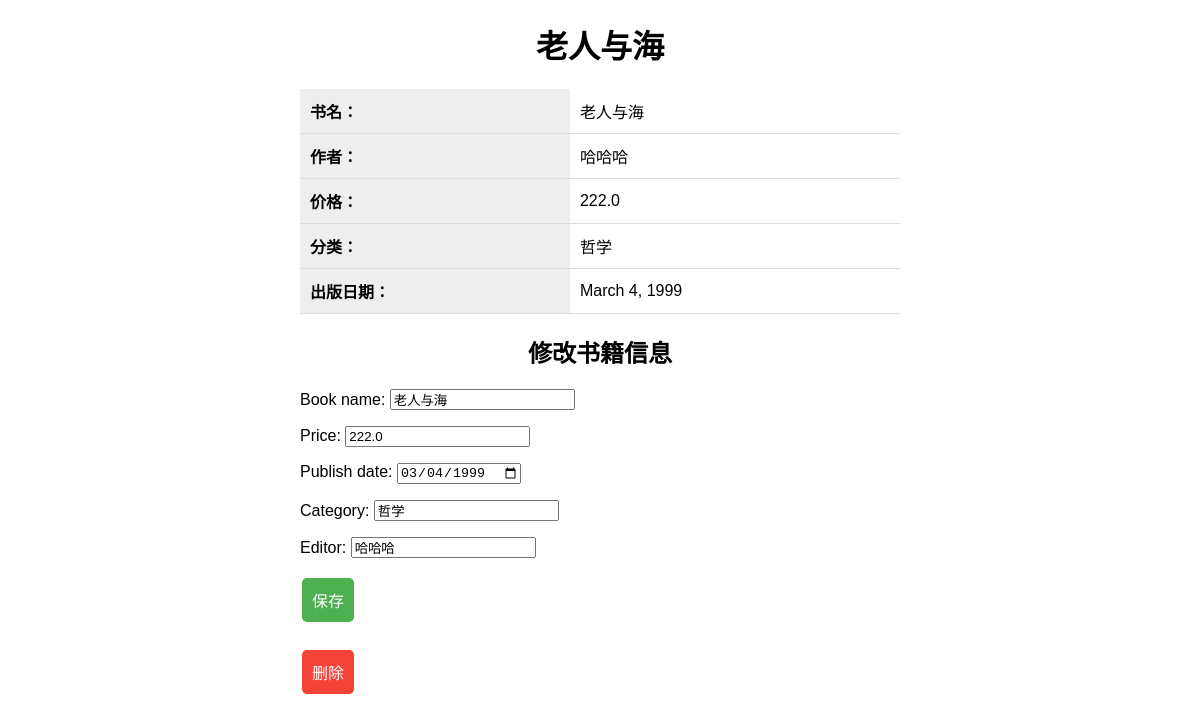
Screenshot of /book_detail/20/ with the database file from the repository.
### App/models.py (models this page shows, shortened)
class Book(models.Model):
    book_id = models.AutoField(primary_key=True)
    book_name = models.CharField(max_length=100)
    price = models.FloatField()
    publish_date = models.DateField()
    category = models.CharField(max_length=50)
    editor = models.CharField(max_length=50)

### App/views.py (the view)
# urls.py: path('book_detail/<int:pk>/', views.book_detail, name='book_detail'),
def book_detail(request, pk):
    book = get_object_or_404(Book, pk=pk)
    if request.method == 'POST':
        form = BookForm(request.POST, instance=book)
        if form.is_valid():
            form.save()
            messages.success(request, '图书修改成功！')
            return redirect('main')
    else:
        form = BookForm(instance=book)
    return render(request, 'book_detail.html', {'form': form, 'book': book})

### App/forms.py
class BookForm(forms.ModelForm):
    class Meta:
        model = Book
        fields = ['book_name', 'price', 'publish_date', 'category', 'editor']
        widgets = {
            'publish_date': forms.DateInput(attrs={'type': 'date'}),
        }

### App/templates/book_detail.html (shortened to what this page needs)
<!DOCTYPE html>
<html>
<head>
</head>
<body>
<h1>{{ book.book_name }}</h1>
<table>
    <tr>
        <th>书名：</th>
        <td>{{ book.book_name }}</td>
    </tr>
    <tr>
        <th>作者：</th>
        <td>{{ book.editor }}</td>
    </tr>
    <tr>
        <th>价格：</th>
        <td>{{ book.price }}</td>
    </tr>
    <tr>
        <th>分类：</th>
        <td>{{ book.category }}</td>
    </tr>
    <tr>
        <th>出版日期：</th>
        <td>{{ book.publish_date }}</td>
    </tr>
</table>
<h2>修改书籍信息</h2>
<form method="post">
    {{ form.as_p }}
    <input type="submit" value="保存">
</form>
<form method="POST" action="{% url 'book_delete' pk=book.pk %}">
    <button type="submit" onclick="return confirmDelete()">删除</button>
</form>

### App/templates/book_detail.html (style rules this page uses)
body { font-family: Arial, sans-serif; font-size: 16px; }
table { border-collapse: collapse; width: 100%; max-width: 600px; margin: 20px auto; }
th { text-align: left; padding: 10px; background-color: #eee; border-bottom: 1px solid #ddd; }
td { padding: 10px; border-bottom: 1px solid #ddd; }
h1, h2 { text-align: center; }
form { max-width: 600px; margin: 20px auto; }
input[type="submit"] { background-color: #4CAF50; color: white; border: none; padding: 10px; text-align: center; text-decoration: none; display: inline-block; font-size: 16px; margin: 4px 2px; cursor: pointer; border-radius: 5px; }
button[type="submit"] { background-color: #f44336; color: white; border: none; padding: 10px; text-align: center; text-decoration: none; display: inline-block; font-size: 16px; margin: 4px 2px; cursor: pointer; border-radius: 5px; }

### rows the page displays
Book: book_name "老人与海", editor "哈哈哈", price "222.0", category "哲学", publish_date "March 4, 1999", publish_date "03/04/1999"
